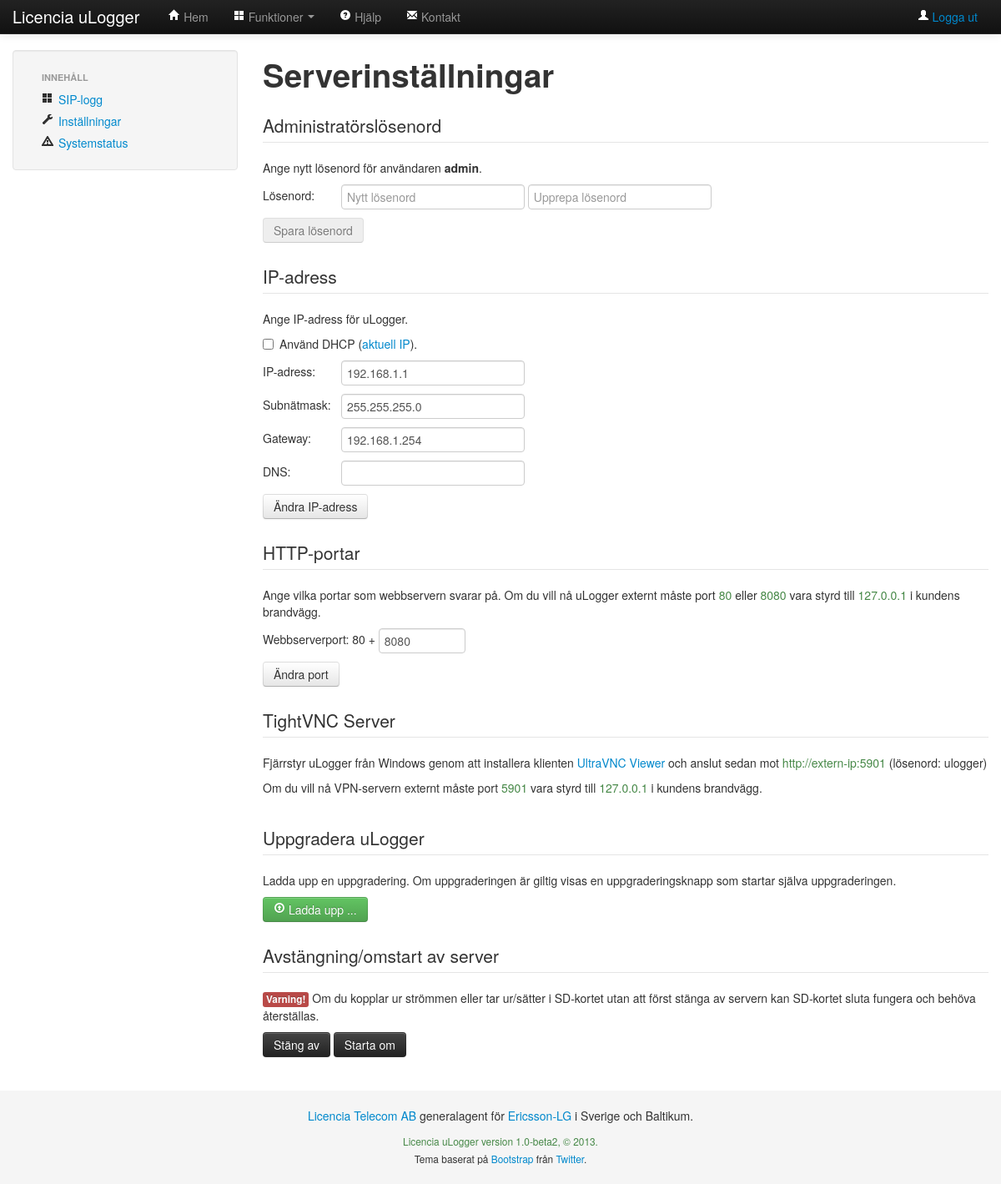
The app's page /var/www/settings.php (signed in), older data.
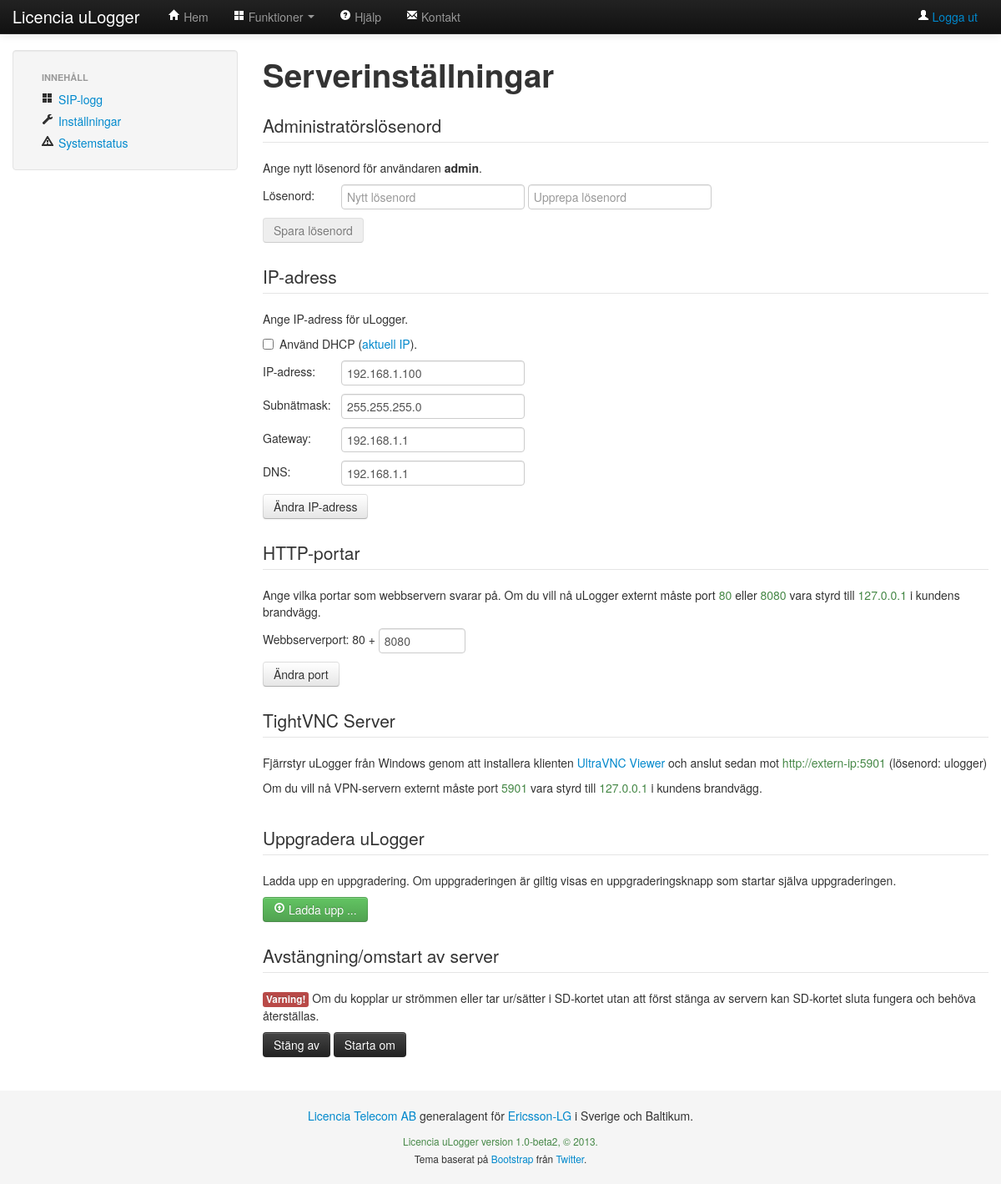
The same page, newer data.
### tables this page shows
CREATE TABLE IF NOT EXISTS `data` (
  `name` varchar(64) NOT NULL,
  `value` varchar(512) NOT NULL,
  PRIMARY KEY (`name`)
);

### var/www/ulogger/functions.php (called while the page is built, shortened)
<?php
require_once "/home/ulogger/database.php";
$logged_in = isset($_SESSION['logged_in']) && ($_SESSION['logged_in'] == 'yes');
function printHead($pageTitle) {
  include("ulogger/templates/header.tpl.php");
}
?>

### home/ulogger/database.php (called while the page is built, shortened)
<?php
function connect_to_db() {
  $mysqli = new mysqli("localhost", DB_USER, DB_PASS, DB_NAME);
  if (mysqli_connect_errno()) {
    exit();
  }
  else {
    return $mysqli;
  }
}
function getVar($name, $value = "") {
  if ($mysqli = connect_to_db()) {
    $result = $mysqli->query("SELECT value FROM data WHERE name = '" . $name. "'");
    if ($row = $result->fetch_assoc()) {
      return $row['value'];
    }
    else {
      return $value;
    }
  }
}
?>

### var/www/ulogger/raspcontrol/rbpi.php (called while the page is built, shortened)
<?php
class Rbpi {
  public static function ip() {
    return $_SERVER['SERVER_ADDR'];
  }
}
?>

### var/www/settings.php (the view, shortened to what this page needs)
<?php
  require_once "ulogger/functions.php";
?>
<!DOCTYPE html>
<html>
<head>
  <?php printHead('Licencia uLogger'); ?>
  <link rel="stylesheet" href="bootstrap/file-upload/jquery.fileupload-ui.css">
</head>
<body>
  <?php include("ulogger/templates/menu.tpl.php"); ?>
  <div id="page">
    <div class="container">
    <div class="row">
      <div class="span3">
        <?php include("ulogger/templates/menu.left.tpl.php"); ?>
      </div>
      <div class="span9">
        <h1 class="page-title">Serverinställningar</h1>
        <fieldset class="top-buffer">
          <legend>Administratörslösenord</legend>
          <p>Ange nytt lösenord för användaren <strong><?php echo getVar('ulogger_admin_user', "admin"); ?></strong>.</p>
          <div id="change-password">
            <div class="form-inline control-group">
              <label class="input-small">Lösenord: </label>
              <input type="password" id="password" placeholder="Nytt lösenord">
              <input type="password" id="password2" placeholder="Upprepa lösenord">
            </div>
          </div>
          <button id="changepassword" class="btn">Spara lösenord</button>
        </fieldset>
        <fieldset class="top-buffer">
          <legend>IP-adress</legend>
          <p>Ange IP-adress för uLogger.</p>
          <div class="control-group">
            <label class="checkbox">
              <input type="checkbox" id="dhcp" <?php if (getVar('ulogger_ip_dhcp', "") == 'true') { echo "checked"; }; ?>> Använd DHCP
              (<a href="#" id="ip-info-tooltip" rel="tooltip" data-html="true" title="<?php echo Rbpi::ip(); ?>">aktuell IP</a>).
            </label>
          </div>
          <div id="fixed-ip">
            <div class="form-inline control-group">
              <label class="input-small">IP-adress: </label>
              <input type="text" id="ip_address" value="<?php echo getVar('ulogger_ip_address', ""); ?>">
            </div>
            <div class="form-inline control-group">
              <label class="input-small">Subnätmask: </label>
              <input type="text" id="ip_netmask" value="<?php echo getVar('ulogger_ip_netmask', ""); ?>">
            </div>
            <div class="form-inline control-group">
              <label class="input-small">Gateway: </label>
              <input type="text" id="ip_gateway" value="<?php echo getVar('ulogger_ip_gateway', ""); ?>">
            </div>
            <div class="form-inline control-group">
              <label class="input-small">DNS: </label>
              <input type="text" id="ip_dns" value="<?php echo getVar('ulogger_ip_dns', ""); ?>">
            </div>
          </div>
          <button id="changeip" class="btn">Ändra IP-adress</button>
        </fieldset>
        <fieldset class="top-buffer">
          <legend>HTTP-portar</legend>
          <p>Ange vilka portar som webbservern svarar på. Om du vill nå uLogger externt måste port
          <span class="text-success">80</span> eller <span class="text-success"><?php echo getVar('ulogger_http_port', ""); ?></span> vara styrd till <span class="text-success"><?php echo Rbpi::ip(); ?></span> i kundens brandvägg.</p>
          <div class="form-inline control-group">
            <label>Webbserverport: </label> 80 +
            <input type="text" id="http_port" class="input-small" size="5" value="<?php echo getVar('ulogger_http_port', ""); ?>">
          </div>
          <button id="setport" class="btn" data-loading-text="sparar...">Ändra port</button>
        </fieldset>
        <fieldset class="top-buffer">
          <legend>TightVNC Server</legend>
          <p>Fjärrstyr uLogger från Windows genom att installera klienten
          <a href='http://www.uvnc.com'>UltraVNC Viewer</a> och anslut sedan mot
          <span class="text-success">http://extern-ip:<?php echo VNC_PORT; ?></span> (lösenord: <?php echo VNC_PASS; ?>)
          </p>
          <p>Om du vill nå VPN-servern externt måste port <span class="text-success"><?php echo VNC_PORT; ?></span> vara styrd till <span class="text-success"><?php echo Rbpi::ip(); ?></span> i kundens brandvägg.</p>
        </fieldset>
        <fieldset class="top-buffer">
        <legend>Uppgradera uLogger</legend>
          <p>Ladda upp en uppgradering. Om uppgraderingen är giltig visas en uppgraderingsknapp som startar själva uppgraderingen.</p>
          <span class="btn btn-success fileinput-button">
            <i class="icon-upload icon-white"></i>
            <span>Ladda upp ...</span>
          </span>
        </fieldset>
        <fieldset class="top-buffer">
          <legend>Avstängning/omstart av server</legend>
          <p><span class="label label-important">Varning!</span> Om du kopplar ur strömmen eller tar ur/sätter i SD-kortet
          utan att först stänga av servern kan SD-kortet sluta fungera och behöva återställas.</p>
          <button id="halt" class="btn btn-inverse">Stäng av</button>
          <button id="reboot" class="btn btn-inverse">Starta om</button>
        </fieldset>
      </div>
    </div>
    </div>
  </div>
  <?php include("ulogger/templates/footer.tpl.php"); ?>
</body>
</html>

### var/www/ulogger/templates/header.tpl.php (shortened to what this page needs)
<link href="bootstrap/bootstrap.min.css" rel="stylesheet">
<link href="bootstrap/bootstrap-lightbox.css" rel="stylesheet">
<link href="bootstrap/bootstrap-responsive.min.css" rel="stylesheet">
<link href="ulogger/ulogger.css" rel="stylesheet">

### var/www/ulogger/templates/menu.tpl.php (shortened to what this page needs)
<div class="navbar navbar-inverse navbar-fixed-top">
  <div class="navbar-inner">
    <div class="container">
      <a class="brand" href="/">Licencia uLogger</a>
      <div class="nav-collapse collapse" id="main-menu">
        <ul class="nav">
          <li><a href="/"><i class="icon-home icon-white"></i> Hem</a></li>
          <?php if ($logged_in): ?>
          <li class="dropdown">
            <a href="#" class="dropdown-toggle" data-toggle="dropdown"><i class="icon-th-large icon-white"></i> Funktioner <b class="caret"></b></a>
          </li>
          <?php endif; ?>
          <li><a href="http://www.licencia.se/ulogger"><i class="icon-question-sign icon-white"></i> Hjälp</a></li>
          <li><a href="http://www.licencia.se/kontakt"><i class="icon-envelope icon-white"></i> Kontakt</a></li>
        </ul>
        <div class="navbar-form pull-right">
        <?php if ($logged_in): ?>
          <button class="btn btn-link logout-button" id="logout"><i class="icon-user icon-white"></i> Logga ut</button>
        <?php endif; ?>
        </div>
      </div>
    </div>
  </div>
</div>

### var/www/ulogger/templates/menu.left.tpl.php
<div class="well sidebar-nav" id="left-menu">
  <ul class="nav nav-list">
    <li class="nav-header">Innehåll</li>
    <li><a href="/siplogg.php"><i class="icon-th-large"></i> SIP-logg</a></li>
    <li><a href="/settings.php"><i class="icon-wrench"></i> Inställningar</a></li>
    <li><a href="/hardware.php"><i class="icon-warning-sign"></i> Systemstatus</a></li>
  </ul>
</div>

### var/www/ulogger/templates/footer.tpl.php
<div id="footer">
  <div class="footer-inner">
    <div class="credit"><p>
      <a target="_blank" href="http://www.licencia.se" title="www.licencia.se">Licencia Telecom AB</a> generalagent för
      <a target="_blank" href="http://www.ericssonlg.com" title="www.ericssonlg.com">Ericsson-LG</a> i Sverige och Baltikum.
    </p></div>
    <div class="text-success"><small><?php echo sprintf(ULOGGER_VERSION_STRING, getVar('ulogger_version', UNKNOWN)); ?></small></div>
    <div><small>Tema baserat på <a target="_blank" href="http://twitter.github.io/bootstrap/index.html" title="Bootstrap">Bootstrap</a>
    från <a target="_blank" href="http://twitter.com" title="twitter.com">Twitter</a>.</small></div>
  </div>
</div>

### var/www/ulogger/ulogger.css (style rules this page uses)
.top-buffer { margin-top:20px; }
.navbar-form .logout-button { text-shadow: none; }
#footer { background-color: #f5f5f5; padding: 20px; text-align: center; margin-top: 40px; }
#page { min-height: 600px; }

### var/www/ulogger/templates/header.tpl.php (style rules this page uses)
body { padding-top: 60px; }

Row changes from the older to the newer data that the page shows:
changed data (number 3 of 8 on the later page): value "192.168.1.1" → "192.168.1.100"
changed data (number 5 of 8 on the later page): value "192.168.1.254" → "192.168.1.1"
added data: value "192.168.1.1"
